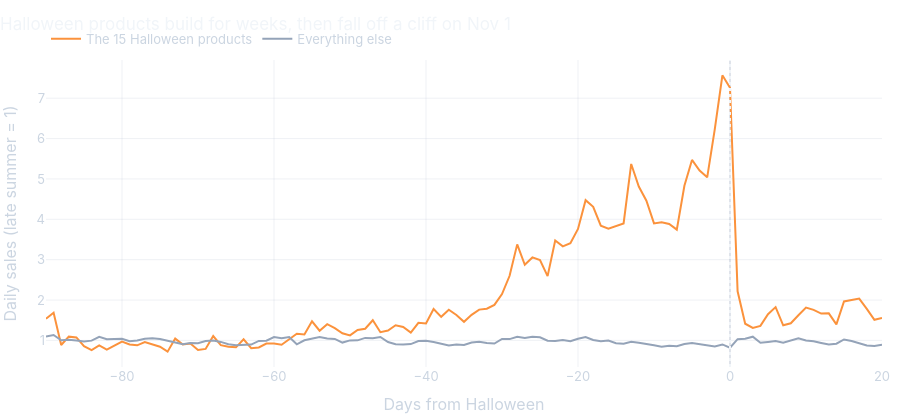

Write notebook code for a chart like this one.
### Markdown cell above
Now the shape of the season. The chart below averages the 15 products' daily sales over the five Halloweens, scaled so a normal late-summer day equals 1.

### Code cell
# average each group's daily sales around Halloween across 2011-2015, scaled so late summer = 1
def profile(rows):
    curves = []
    for year in YEARS:
        halloween = pd.Timestamp(year, 10, 31)
        window = (cols >= halloween - pd.Timedelta(days=90)) & (cols <= halloween + pd.Timedelta(days=20))
        daily = rows.loc[:, window].sum(axis=0).values
        curves.append(daily / daily[:40].mean())
    return np.mean(curves, axis=0)

offsets = np.arange(-90, 21)
shape = pd.DataFrame({
    "days": np.tile(offsets, 2),
    "index": np.concatenate([profile(halloween_items), profile(items[~is_halloween])]),
    "group": np.repeat([f"The {len(halloween_items)} Halloween products", "Everything else"], len(offsets)),
})
shape_fig = px.line(
    shape, x="days", y="index", color="group",
    color_discrete_sequence=[COLORS["Halloween"], COLORS["Everything else"]],
    title="Halloween products build for weeks, then fall off a cliff on Nov 1",
    labels={"days": "Days from Halloween", "index": "Daily sales (late summer = 1)", "group": ""},
)
shape_fig.add_vline(x=0, line_dash="dot", line_color="#f1f5f9")
shape_fig.update_traces(hovertemplate="%{x} days: %{y:.1f}x<extra></extra>")
shape_fig.update_layout(height=420, legend=dict(orientation="h", y=1.02, x=0, yanchor="bottom"))
shape_fig.show()

### Figure 1 — Plotly figure (JSON) as saved in the notebook; plotly's stock layout.template omitted (floating-point values rounded to 4 significant figures)
{"data": [{"hovertemplate": "%{x} days: %{y:.1f}x<extra></extra>", "legendgroup": "The 15 Halloween products", "line": {"color": "#fb923c", "dash": "solid"}, "marker": {"symbol": "circle"}, "mode": "lines", "name": "The 15 Halloween products", "orientation": "v", "showlegend": true, "type": "scatter", "x": [-90, -89, -88, -87, -86, -85, -84, -83, -82, -81, -80, -79, -78, -77, -76, -75, -74, -73, -72, -71, -70, -69, -68, -67, -66, -65, -64, -63, -62, -61, -60, -59, -58, -57, -56, -55, -54, -53, -52, -51, -50, -49, -48, -47, -46, -45, -44, -43, -42, -41, -40, -39, -38, -37, -36, -35, -34, -33, -32, -31, -30, -29, -28, -27, -26, -25, -24, -23, -22, -21, -20, -19, -18, -17, -16, -15, -14, -13, -12, -11, -10, -9, -8, -7, -6, -5, -4, -3, -2, -1, 0, 1, 2, 3, 4, 5, 6, 7, 8, 9, 10, 11, 12, 13, 14, 15, 16, 17, 18, 19, 20], "xaxis": "x", "y": [1.538, 1.684, 0.8858, 1.093, 1.074, 0.8577, 0.7614, 0.8751, 0.7701, 0.8719, 0.9693, 0.8983, 0.8776, 0.9608, 0.908, 0.8427, 0.7214, 1.044, 0.8977, 0.9241, 0.7607, 0.7893, 1.107, 0.8822, 0.8451, 0.8284, 1.027, 0.8087, 0.8257, 0.9202, 0.9233, 0.8925, 1.03, 1.164, 1.147, 1.472, 1.239, 1.401, 1.304, 1.177, 1.124, 1.259, 1.288, 1.499, 1.204, 1.244, 1.374, 1.333, 1.193, 1.435, 1.418, 1.779, 1.584, 1.758, 1.628, 1.46, 1.633, 1.763, 1.786, 1.879, 2.148, 2.601, 3.379, 2.875, 3.056, 2.988, 2.593, 3.475, 3.329, 3.41, 3.76, 4.474, 4.31, 3.841, 3.769, 3.835, 3.897, 5.371, 4.811, 4.46, 3.899, 3.928, 3.886, 3.744, 4.831, 5.471, 5.21, 5.041, 6.232, 7.566, 7.26, 2.217, 1.413, 1.31, 1.36, 1.65, 1.825, 1.374, 1.425, 1.625, 1.813, 1.756, 1.665, 1.67, 1.398, 1.965, 1.994, 2.036, 1.782, 1.511, 1.555], "yaxis": "y"}, {"hovertemplate": "%{x} days: %{y:.1f}x<extra></extra>", "legendgroup": "Everything else", "line": {"color": "#94a3b8", "dash": "solid"}, "marker": {"symbol": "circle"}, "mode": "lines", "name": "Everything else", "orientation": "v", "showlegend": true, "type": "scatter", "x": [-90, -89, -88, -87, -86, -85, -84, -83, -82, -81, -80, -79, -78, -77, -76, -75, -74, -73, -72, -71, -70, -69, -68, -67, -66, -65, -64, -63, -62, -61, -60, -59, -58, -57, -56, -55, -54, -53, -52, -51, -50, -49, -48, -47, -46, -45, -44, -43, -42, -41, -40, -39, -38, -37, -36, -35, -34, -33, -32, -31, -30, -29, -28, -27, -26, -25, -24, -23, -22, -21, -20, -19, -18, -17, -16, -15, -14, -13, -12, -11, -10, -9, -8, -7, -6, -5, -4, -3, -2, -1, 0, 1, 2, 3, 4, 5, 6, 7, 8, 9, 10, 11, 12, 13, 14, 15, 16, 17, 18, 19, 20], "xaxis": "x", "y": [1.097, 1.133, 1.004, 1.013, 0.9961, 0.9749, 0.9947, 1.09, 1.029, 1.038, 1.039, 0.9816, 0.9958, 1.04, 1.056, 1.037, 0.9912, 0.953, 0.907, 0.9377, 0.9279, 0.9852, 0.996, 0.9631, 0.9031, 0.8777, 0.886, 0.8972, 0.9869, 0.9934, 1.084, 1.053, 1.083, 0.9046, 1.004, 1.036, 1.083, 1.045, 1.036, 0.9463, 0.9997, 1.002, 1.062, 1.053, 1.085, 0.9597, 0.9043, 0.9006, 0.9088, 0.9837, 0.9929, 0.9582, 0.9121, 0.8739, 0.8987, 0.8877, 0.9498, 0.9648, 0.9331, 0.921, 1.037, 1.033, 1.092, 1.058, 1.093, 1.078, 0.9909, 0.9868, 1.012, 0.9792, 1.04, 1.084, 1.011, 0.9782, 0.9958, 0.9317, 0.9187, 0.966, 0.9428, 0.9177, 0.878, 0.8454, 0.8684, 0.857, 0.9112, 0.935, 0.9079, 0.8651, 0.8509, 0.9, 0.8196, 1.031, 1.042, 1.092, 0.9403, 0.9618, 0.9869, 0.9454, 1.009, 1.054, 0.9985, 0.9806, 0.9372, 0.8959, 0.9187, 1.023, 0.9831, 0.9209, 0.8721, 0.8622, 0.8895], "yaxis": "y"}], "layout": {"height": 420, "legend": {"orientation": "h", "title": {"text": ""}, "tracegroupgap": 0, "x": 0, "y": 1.02, "yanchor": "bottom"}, "shapes": [{"line": {"color": "#f1f5f9", "dash": "dot"}, "type": "line", "x0": 0, "x1": 0, "xref": "x", "y0": 0, "y1": 1, "yref": "y domain"}], "title": {"text": "Halloween products build for weeks, then fall off a cliff on Nov 1"}, "xaxis": {"anchor": "y", "domain": [0.0, 1.0], "title": {"text": "Days from Halloween"}}, "yaxis": {"anchor": "x", "domain": [0.0, 1.0], "title": {"text": "Daily sales (late summer = 1)"}}}}
